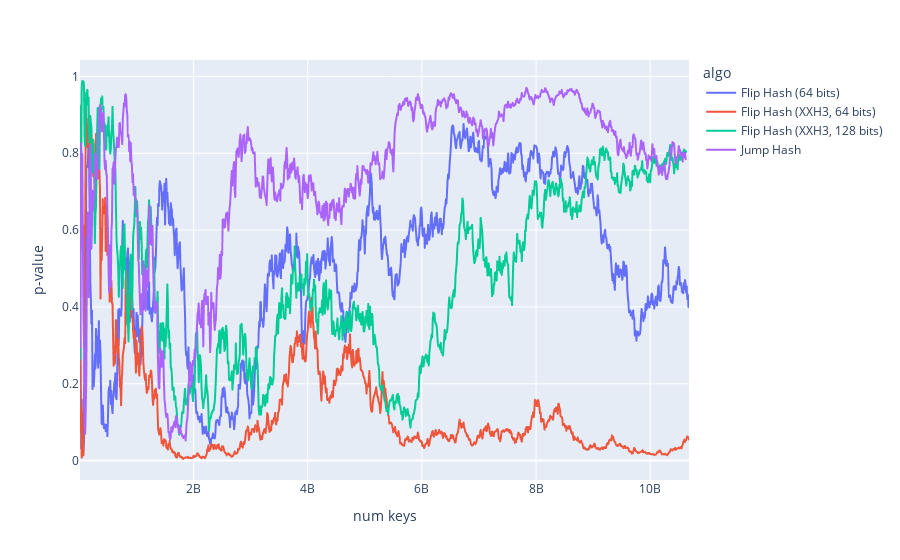

Notebook code for this chart:
### Markdown cell above
# p-values of the chi-squared test for independence

### Code cell
df = pd.read_json("64_bytes_2_seeds_to_range_to_incl_17", orient="records", lines=True)
px.line(df, x="num keys", y="p-value", color="algo")

### Figure 1 — Plotly figure (JSON) as saved in the notebook; plotly's stock layout.template omitted (floating-point values rounded to 4 significant figures; data arrays with more than 128 entries replaced by an {"elided": "..."} marker saying what was removed)
{"data": [{"hovertemplate": "algo=Flip Hash (64 bits)<br>num keys=%{x}<br>p-value=%{y}<extra></extra>", "legendgroup": "Flip Hash (64 bits)", "line": {"color": "#636efa", "dash": "solid"}, "marker": {"symbol": "circle"}, "mode": "lines", "name": "Flip Hash (64 bits)", "showlegend": true, "type": "scattergl", "x": {"elided": "1068 int values"}, "xaxis": "x", "y": {"elided": "1068 float values"}, "yaxis": "y"}, {"hovertemplate": "algo=Flip Hash (XXH3, 64 bits)<br>num keys=%{x}<br>p-value=%{y}<extra></extra>", "legendgroup": "Flip Hash (XXH3, 64 bits)", "line": {"color": "#EF553B", "dash": "solid"}, "marker": {"symbol": "circle"}, "mode": "lines", "name": "Flip Hash (XXH3, 64 bits)", "showlegend": true, "type": "scattergl", "x": {"elided": "1068 int values"}, "xaxis": "x", "y": {"elided": "1068 float values"}, "yaxis": "y"}, {"hovertemplate": "algo=Flip Hash (XXH3, 128 bits)<br>num keys=%{x}<br>p-value=%{y}<extra></extra>", "legendgroup": "Flip Hash (XXH3, 128 bits)", "line": {"color": "#00cc96", "dash": "solid"}, "marker": {"symbol": "circle"}, "mode": "lines", "name": "Flip Hash (XXH3, 128 bits)", "showlegend": true, "type": "scattergl", "x": {"elided": "1063 int values"}, "xaxis": "x", "y": {"elided": "1063 float values"}, "yaxis": "y"}, {"hovertemplate": "algo=Jump Hash<br>num keys=%{x}<br>p-value=%{y}<extra></extra>", "legendgroup": "Jump Hash", "line": {"color": "#ab63fa", "dash": "solid"}, "marker": {"symbol": "circle"}, "mode": "lines", "name": "Jump Hash", "showlegend": true, "type": "scattergl", "x": {"elided": "1062 int values"}, "xaxis": "x", "y": {"elided": "1062 float values"}, "yaxis": "y"}], "layout": {"legend": {"title": {"text": "algo"}, "tracegroupgap": 0}, "margin": {"t": 60}, "xaxis": {"anchor": "y", "domain": [0, 1], "title": {"text": "num keys"}}, "yaxis": {"anchor": "x", "domain": [0, 1], "title": {"text": "p-value"}}}}
